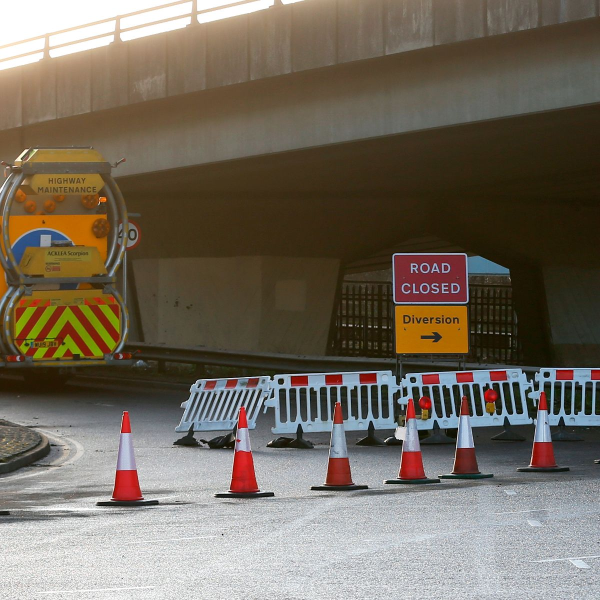
#> input picture versions/v4/dataset/0_JAJ_TEM_110220Roads_006JPG.jpg, 1200 x 1200 px (shown at 1/2 size)
$ python -i cone_detector_v4.py   (imports and definitions only)
#> lines starting #> are read from the running program, lines starting #| are printed output that depends on the picture; after the words box and inside, x2 and y2 are one past the last pixel; in counts of white or black regions, pixels touching at a corner belong together
#!/usr/bin/env python3
"""
Detector de cones (YOLO ONNX + OpenCV) para a pasta v4.

Foco:
- usar modelos em v4/yolov26n/{aug,noaug}/{normal,simplified}.onnx
- funcionar em imagem, pasta de imagens, vídeo e câmera
- ter parâmetros úteis para hardware fraco
- manter arquitetura simples para evolução futura
"""
import argparse
import base64
import json
import math
import tempfile
import threading
import time
from dataclasses import dataclass
from http.server import BaseHTTPRequestHandler, ThreadingHTTPServer
from pathlib import Path
from typing import Any, Dict, Iterable, List, Optional, Sequence, Tuple
from urllib.parse import parse_qs, urlparse
from uuid import uuid4

import cv2
import numpy as np
import onnxruntime as ort


IMAGE_EXTS = {".jpg", ".jpeg", ".png", ".bmp", ".webp"}
VIDEO_EXTS = {".mp4", ".avi", ".mov", ".mkv", ".m4v", ".wmv"}
SCRIPT_DIR = Path(__file__).resolve().parent
DEFAULT_MODEL_ROOT = SCRIPT_DIR / "yolov26n"


def clamp(v: float, low: float, high: float) -> float:
    return max(low, min(high, v))


@dataclass
class Detection:
    x1: int
    y1: int
    x2: int
    y2: int
    conf: float
    cls: int = 0
    orange_ratio: float = -1.0

    @property
    def w(self) -> int:
        return max(0, self.x2 - self.x1)

    @property
    def h(self) -> int:
        return max(0, self.y2 - self.y1)

    @property
    def area(self) -> int:
        return self.w * self.h


@dataclass
class ModelSpec:
    family: str
    variant: str
    path: Path
    input_h: int
    input_w: int
    output_shape: Tuple[int, ...]

    @property
    def tag(self) -> str:
        return f"{self.family}/{self.variant} ({self.input_w}x{self.input_h})"


@dataclass
class RuntimePreset:
    family: str
    variant: str
    conf: float
    iou: float
    max_det: int
    det_every: int
    prefilter_enabled: bool
    prefilter_min_ratio: float
    min_box_orange_ratio: float
    threads: int


PRESETS: Dict[str, RuntimePreset] = {
    "fast": RuntimePreset(
        family="aug",
        variant="simplified",
        conf=0.35,
        iou=0.45,
        max_det=80,
        det_every=2,
        prefilter_enabled=True,
        prefilter_min_ratio=0.004,
        min_box_orange_ratio=0.03,
        threads=2,
    ),
    "balanced": RuntimePreset(
        family="aug",
        variant="simplified",
        conf=0.30,
        iou=0.45,
        max_det=120,
        det_every=1,
        prefilter_enabled=True,
        prefilter_min_ratio=0.003,
        min_box_orange_ratio=0.025,
        threads=0,
    ),
    "quality": RuntimePreset(
        family="noaug",
        variant="normal",
        conf=0.25,
        iou=0.50,
        max_det=200,
        det_every=1,
        prefilter_enabled=False,
        prefilter_min_ratio=0.0,
        min_box_orange_ratio=0.015,
        threads=0,
    ),
}


@dataclass
class OverlayContext:
    profile: str
    runtime: RuntimePreset
    use_roi: bool
    roi_norm: Tuple[float, float, float, float]


@dataclass(frozen=True)
class AppContext:
    runtime: RuntimePreset
    detector: Any
    model_tag: str
    overlay_ctx: OverlayContext
    show_orange_ratio: bool
    camera_width: int
    camera_height: int
    buffer_size: int
    drop_grabs: int
    follow_cfg: Optional[Any]
    default_output_dir: Path

    # [17 lines left out: functions create_pipeline, create_follow_estimator, not called in this run]


@dataclass
class FrameProcessResult:
    detections: List[Detection]
    rendered: np.ndarray
    follow_state: Optional[Any]
    status: str
    avg_infer_ms: float
    avg_pipeline_ms: float


@dataclass
class VideoRunResult:
    logs: List[str]
    frame_count: int
    elapsed_s: float
    effective_fps: float
    follow_summary: Optional[Dict[str, float]]


@dataclass
class StreamJobState:
    stream_id: str
    source: str
    output_path: Optional[Path]
    max_frames: Optional[int]
    max_seconds: Optional[float]
    started_at: float
    running: bool = True
    frames_processed: int = 0
    last_timestamp_s: float = 0.0
    last_status: str = "init"
    last_detections: List[Dict[str, Any]] = None
    last_follow: Optional[Dict[str, Any]] = None
    latest_frame_jpeg: Optional[bytes] = None
    summary: Optional[Dict[str, Any]] = None
    error: Optional[str] = None
    ended_at: Optional[float] = None

    def __post_init__(self) -> None:
        if self.last_detections is None:
            self.last_detections = []


class ModelCatalog:
    # [38 lines left out: functions __init__, _discover, _inspect_model, not called in this run]

    def list_models(self) -> List[ModelSpec]:
        return list(sorted(self._models.values(), key=lambda s: (s.family, s.variant)))

    # [27 lines left out: function select, not called in this run]


class OrangeMaskFilter:
    """
    Filtro simples em HSV para:
    1) prefilter global (pular inferência quando não há quase laranja no frame)
    2) validação por caixa (reduzir falso positivo)
    """

    def __init__(
        self,
        low1: Tuple[int, int, int] = (0, 80, 70),
        high1: Tuple[int, int, int] = (28, 255, 255),
        low2: Tuple[int, int, int] = (160, 80, 70),
        high2: Tuple[int, int, int] = (179, 255, 255),
        morph_open: int = 3,
        morph_close: int = 5,
    ):
        self.low1 = np.array(low1, dtype=np.uint8)
        self.high1 = np.array(high1, dtype=np.uint8)
        self.low2 = np.array(low2, dtype=np.uint8)
        self.high2 = np.array(high2, dtype=np.uint8)
        self.k_open = cv2.getStructuringElement(cv2.MORPH_ELLIPSE, (morph_open, morph_open))
        self.k_close = cv2.getStructuringElement(cv2.MORPH_ELLIPSE, (morph_close, morph_close))

    def mask(self, bgr: np.ndarray) -> np.ndarray:
        hsv = cv2.cvtColor(bgr, cv2.COLOR_BGR2HSV)
        m1 = cv2.inRange(hsv, self.low1, self.high1)
        m2 = cv2.inRange(hsv, self.low2, self.high2)
        mask = cv2.bitwise_or(m1, m2)
        mask = cv2.morphologyEx(mask, cv2.MORPH_OPEN, self.k_open, iterations=1)
        mask = cv2.morphologyEx(mask, cv2.MORPH_CLOSE, self.k_close, iterations=1)
        return mask

    def global_ratio(self, bgr: np.ndarray, down_w: int = 240) -> float:
        h, w = bgr.shape[:2]
        if w <= 0 or h <= 0:
            return 0.0
        scale = down_w / float(w)
        down_h = max(1, int(round(h * scale)))
        small = cv2.resize(bgr, (down_w, down_h), interpolation=cv2.INTER_LINEAR)
        m = self.mask(small)
        return float(np.count_nonzero(m)) / float(m.size + 1e-6)

    # [8 lines left out: function box_ratio, not called in this run]


class YoloOnnxDetector:
    # [138 lines left out: functions __init__, _letterbox, _preprocess, _flatten_indices, detect, not called in this run]


@dataclass
class PipelineStats:
    total_frames: int = 0
    inferred_frames: int = 0
    skipped_stride: int = 0
    skipped_prefilter: int = 0
    total_infer_ms: float = 0.0
    total_pipeline_ms: float = 0.0
    last_status: str = "init"

    def record(self, pipeline_ms: float, infer_ms: float) -> None:
        self.total_pipeline_ms += pipeline_ms
        self.total_infer_ms += infer_ms

    @property
    def avg_infer_ms(self) -> float:
        return (self.total_infer_ms / self.inferred_frames) if self.inferred_frames > 0 else 0.0

    @property
    def avg_pipeline_ms(self) -> float:
        return (self.total_pipeline_ms / self.total_frames) if self.total_frames > 0 else 0.0


@dataclass
class FollowConfig:
    """
    Configuração para gerar erro de seguimento de cone para controle de robô.

    Estratégia (IBVS prática):
    - erro angular: desvio do centro da caixa no eixo x (em rad, com modelo pinhole)
    - erro de distância: por métrica (se cone_height + intrínsecos) ou proxy por altura da caixa
    """

    camera_hfov_deg: float = 70.0
    camera_fx_px: float = 0.0
    camera_fy_px: float = 0.0
    cone_height_m: float = 0.45
    target_distance_m: float = 1.50
    target_box_height_ratio: float = 0.18
    ema_alpha: float = 0.45
    kp_ang: float = 1.80
    kd_ang: float = 0.15
    kp_dist: float = 0.90
    max_w: float = 1.30
    max_v: float = 0.70
    deadband_heading_deg: float = 1.00
    deadband_dist: float = 0.05
    v_slowdown_heading_deg: float = 25.0


@dataclass
class FollowState:
    found: bool = False
    status: str = "no_target"
    target: Optional[Detection] = None
    heading_error_rad: float = 0.0
    heading_error_deg: float = 0.0
    heading_rate_rad_s: float = 0.0
    lateral_error_norm: float = 0.0
    box_height_ratio: float = 0.0
    distance_proxy_error: float = 0.0
    distance_est_m: Optional[float] = None
    distance_error_m: Optional[float] = None
    distance_error_ctrl: float = 0.0
    tracking_quality: float = 0.0
    v_cmd: float = 0.0
    w_cmd: float = 0.0
    combined_error: float = 0.0


class ConeFollowErrorEstimator:
    # [226 lines left out: functions __init__, _fx_fy, _choose_target, _dt, update, summary and 5 more, not called in this run]


class ConePipeline:
    # [349 lines left out: functions __init__, _resolve_roi, run, _alpha_rect, _draw_panel, _draw_signed_bar and 2 more, not called in this run]


def ensure_parent(path: Path) -> None:
    path.parent.mkdir(parents=True, exist_ok=True)


def is_image_path(path: Path) -> bool:
    return path.suffix.lower() in IMAGE_EXTS


def is_video_path(path: Path) -> bool:
    return path.suffix.lower() in VIDEO_EXTS


# [494 lines left out: functions parse_roi, build_arg_parser, resolve_runtime, write_txt_log, run_frame_job, open_capture_source and 10 more, not called in this run]


class ApiStreamWorker:
    # [21 lines left out: function __init__, not called in this run]

    def start(self) -> None:
        self._thread.start()

    # [132 lines left out: functions stop, latest_frame, snapshot, _run, not called in this run]


class ConeApiService:
    # [715 lines left out: functions __init__, _as_bool, _query_value, _client_cwd, _resolve_output_path, _build_image_payload and 15 more, not called in this run]


# [2 lines not run here, left out]

>>> import cv2
>>> picture = cv2.imread('dataset/0_JAJ_TEM_110220Roads_006JPG.jpg')
#> picture is the input picture: shape (1200, 1200, 3); mean B, G, R 92.6, 105.9, 115.4
>>> result = OrangeMaskFilter().global_ratio(picture)
#> in global_ratio, `small = cv2.resize(bgr, (down_w, down_h), interpolation=cv2.INTER_LINE..`:
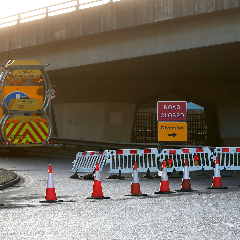
#> small: shape (240, 240, 3); mean B, G, R 92.5, 105.7, 115.3
#> in mask, `hsv = cv2.cvtColor(bgr, cv2.COLOR_BGR2HSV)`: hsv: shape (240, 240, 3); mean H, S, V 44.5, 90.2, 119.3
#> in mask, `m1 = cv2.inRange(hsv, self.low1, self.high1)`:
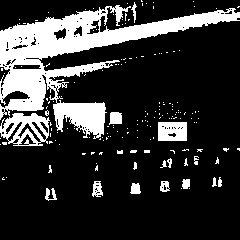
#> m1: shape (240, 240); 20.7% white; 166 white regions (149 under 20 px), largest, box (x1, y1, x2, y2) and area: (0, 5, 240, 139) 9240, (0, 113, 50, 146) 939, (158, 122, 187, 141) 517
#> in mask, `m2 = cv2.inRange(hsv, self.low2, self.high2)`:
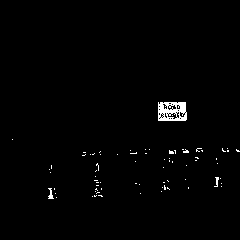
#> m2: shape (240, 240); 1.2% white; 72 white regions (69 under 20 px), largest, box (x1, y1, x2, y2) and area: (158, 102, 187, 121) 412, (48, 188, 54, 199) 35, (214, 177, 219, 187) 25
#> in mask, `mask = cv2.bitwise_or(m1, m2)`:
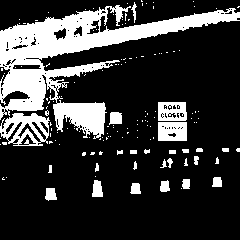
#> mask: shape (240, 240); 21.9% white; 140 white regions (115 under 20 px), largest, box (x1, y1, x2, y2) and area: (0, 5, 240, 139) 9240, (0, 113, 50, 146) 940, (158, 122, 187, 141) 517
#> in mask, `mask = cv2.morphologyEx(mask, cv2.MORPH_OPEN, self.k_open, iterations=1)`:
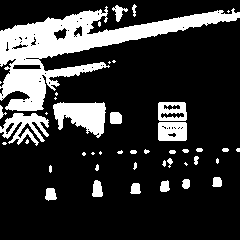
#> mask: shape (240, 240); 20.4% white; 44 white regions (19 under 20 px), largest, box (x1, y1, x2, y2) and area: (0, 6, 240, 111) 7392, (53, 102, 106, 138) 1226, (0, 113, 49, 146) 828
#> in mask, `mask = cv2.morphologyEx(mask, cv2.MORPH_CLOSE, self.k_close, iteration..`:
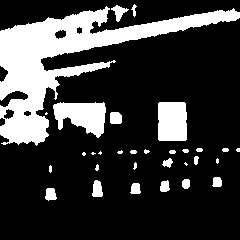
#> mask: shape (240, 240); 22.6% white; 31 white regions (9 under 20 px), largest, box (x1, y1, x2, y2) and area: (0, 6, 240, 146) 9327, (53, 102, 106, 138) 1257, (158, 102, 187, 141) 1111
#> result = 0.226

$ run again, on versions/v4/dataset/0_RM_150101_Roadworks_006.jpg
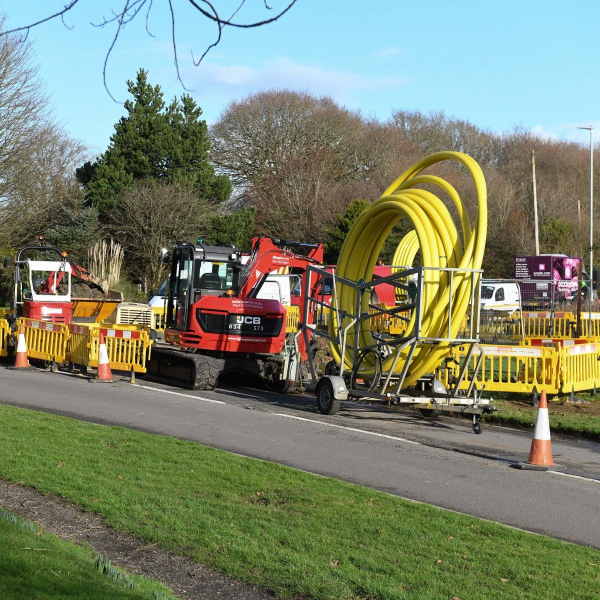
#> input picture versions/v4/dataset/0_RM_150101_Roadworks_006.jpg, 1200 x 1200 px (shown at 1/2 size)
#> picture is the input picture: shape (1200, 1200, 3); mean B, G, R 109.1, 131.7, 122.9
#> hsv: shape (240, 240, 3); mean H, S, V 47.8, 95.5, 144.1
#> in mask, `m1 = cv2.inRange(hsv, self.low1, self.high1)`:
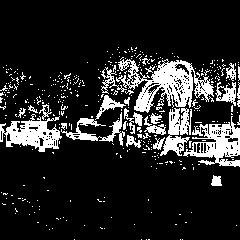
#> m1: shape (240, 240); 15.4% white; 397 white regions (370 under 20 px), largest, box (x1, y1, x2, y2) and area: (116, 59, 214, 113) 2230, (183, 116, 240, 167) 1359, (0, 114, 62, 152) 1203
#> m2: shape (240, 240); 0.55% white in thin lines or dots, all inside (x1, y1, x2, y2) = (10, 95, 233, 141)
#> in mask, `mask = cv2.morphologyEx(mask, cv2.MORPH_CLOSE, self.k_close, iteration..`:
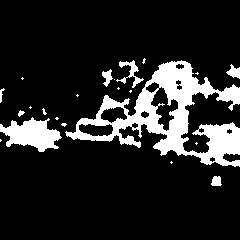
#> mask: shape (240, 240); 14.4% white; 22 white regions (14 under 20 px), largest, box (x1, y1, x2, y2) and area: (65, 60, 240, 167) 6375, (0, 117, 62, 152) 1246, (116, 60, 144, 88) 228
#> result = 0.144

$ run again, on versions/v4/dataset/0_Sefton-Coast-Column.jpg
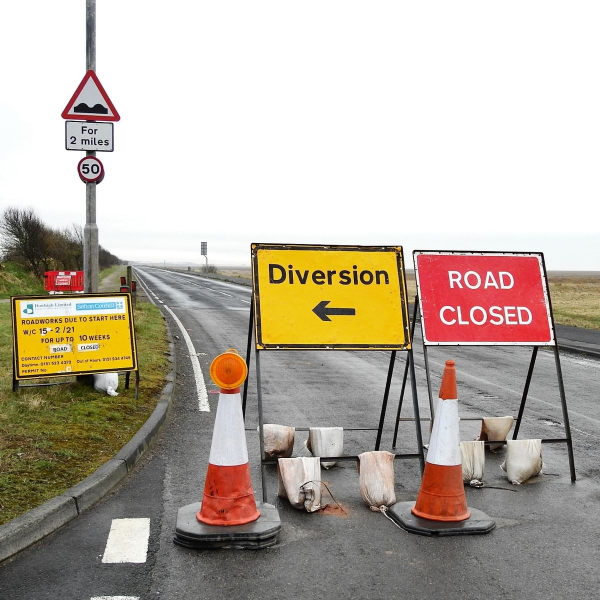
#> input picture versions/v4/dataset/0_Sefton-Coast-Column.jpg, 1200 x 1200 px (shown at 1/2 size)
#> picture is the input picture: shape (1200, 1200, 3); mean B, G, R 162.7, 175.6, 185.7
#> hsv: shape (240, 240, 3); mean H, S, V 27.2, 39.6, 186.7
#> in mask, `m1 = cv2.inRange(hsv, self.low1, self.high1)`:
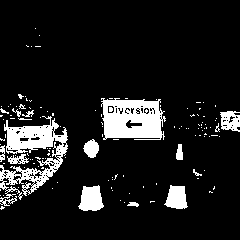
#> m1: shape (240, 240); 11.4% white; 129 white regions (114 under 20 px), largest, box (x1, y1, x2, y2) and area: (0, 116, 68, 206) 2358, (101, 98, 166, 140) 2051, (78, 185, 104, 211) 492
#> m2: shape (240, 240); 2.8% white; 15 white regions (12 under 20 px), largest, box (x1, y1, x2, y2) and area: (167, 102, 220, 137) 1410, (25, 28, 48, 49) 113, (18, 108, 34, 116) 45
#> in mask, `mask = cv2.morphologyEx(mask, cv2.MORPH_CLOSE, self.k_close, iteration..`:
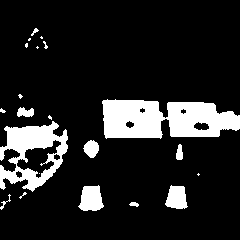
#> mask: shape (240, 240); 13.9% white; 21 white regions (11 under 20 px), largest, box (x1, y1, x2, y2) and area: (102, 99, 240, 139) 4107, (0, 121, 68, 192) 2378, (78, 185, 104, 211) 497
#> result = 0.139
